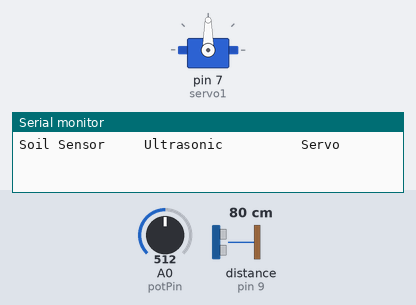
Recording of a sketch running on a simulated Arduino Uno, built with avr-gcc and run on an emulated ATmega328P. Shown: servo, the last lines printed to the serial monitor. Wiring (inferred from the names in the program): ultrasonic range finder: trigger pin 8; echo pin 9. Inputs (shaded band) come from the test bench; at power-on: distance to the obstacle (sensor on pin 9) 80 cm, A0 (potPin) = 512. The echo pulse lasts 58.3 µs per cm.

Above: at 1.2 s.
1.3 s: distance to the obstacle (sensor on pin 9) set to 17 cm
4.3 s: distance to the obstacle (sensor on pin 9) set to 14 cm
At 8.7 s:
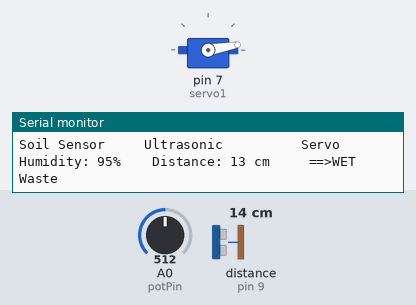
Timing chart, 0 to 15.1 s (numbered marks = the images above; inputs shaded):
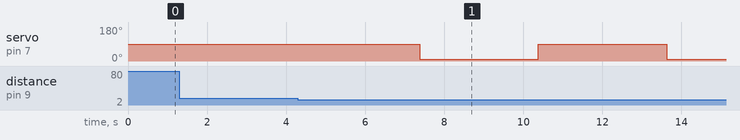

The sketch:

43.ino
```cpp
#include <Servo.h>

Servo servo1;

const int trigPin = 8;
const int echoPin = 9;

long duration;

int distance=0;
int potPin = A0;
int soil=0;
int fsoil;
int maxDryValue=10;       //this value decides how much humidity require to treat waste as wet object
int Ultra_Distance=15;   //set Distance between Ultrasonic and moisture(soil) sensor in cm

void setup()
{
Serial.begin(9600);
pinMode(trigPin, OUTPUT);
pinMode(echoPin, INPUT);
servo1.attach(7);
Serial.println("Soil Sensor     Ultrasonic          Servo");
}

void loop()
{
  int soil=0;
  for(int i=0;i<2;i++)
  {
digitalWrite(trigPin, LOW);
delayMicroseconds(7);
digitalWrite(trigPin, HIGH);
delayMicroseconds(10);
digitalWrite(trigPin, LOW);
delayMicroseconds(10);
duration = pulseIn(echoPin, HIGH);
distance= duration*0.034/2+distance;
delay(10);

  }
  distance=distance/2;

if (distance <Ultra_Distance && distance>1)
{
  delay(1000);
for(int i=0;i<3;i++)
{
soil = analogRead(potPin) ;
soil = constrain(soil, 485, 1023);
fsoil = (map(soil, 485, 1023, 100, 0))+fsoil;
delay(75);
}
fsoil=fsoil/3;

Serial.print("Humidity: ");
Serial.print(fsoil);
Serial.print("%"); Serial.print("    Distance: ");Serial.print(distance);Serial.print(" cm");
if(fsoil>maxDryValue)
{delay(1000);
  Serial.println("     ==>WET Waste ");
  servo1.write(10);
delay(3000);}
else{ delay(1000);
  Serial.println("     ==>Dry Waste ");
servo1.write(170);
delay(3000);}

servo1.write(90);}
distance=0;
fsoil=0;delay(1000);
}
```

Measured:
- the behaviour switches between 16 and 15 cm on distance to the obstacle (sensor on pin 9) (found by bisection; images 0 and 1)
- after the input at 1.3 s, every drawn part: stays the same
- after the input at 4.3 s, servo on pin 7 (servo1): 90° → 10° after 3.1 s, → 90° 3.0 s later, → 10° 3.2 s later
